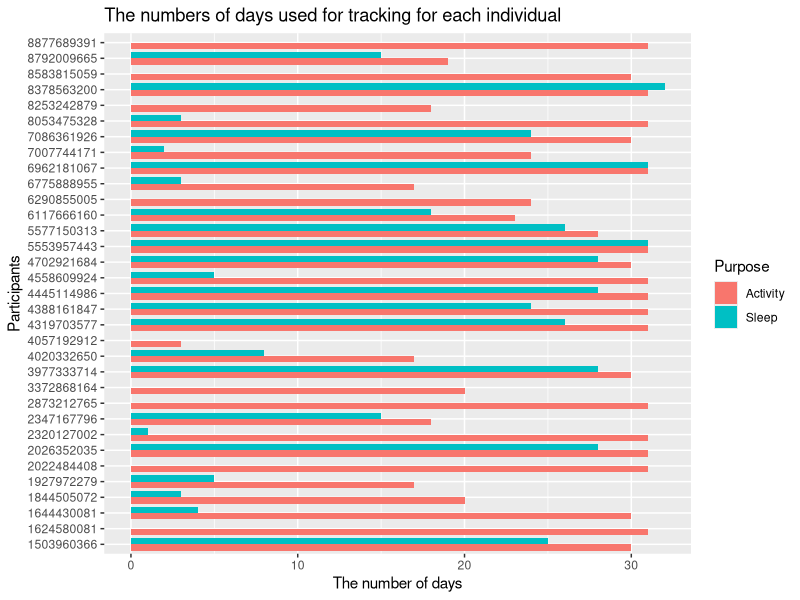
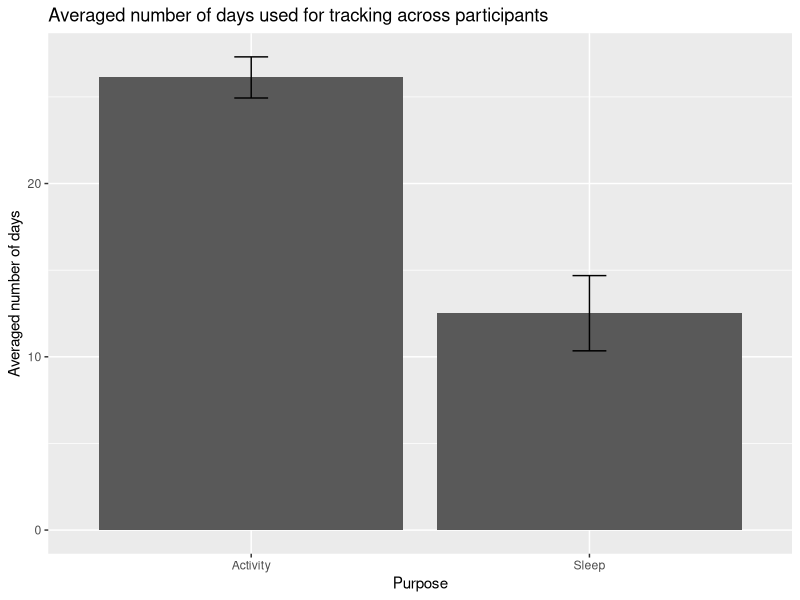
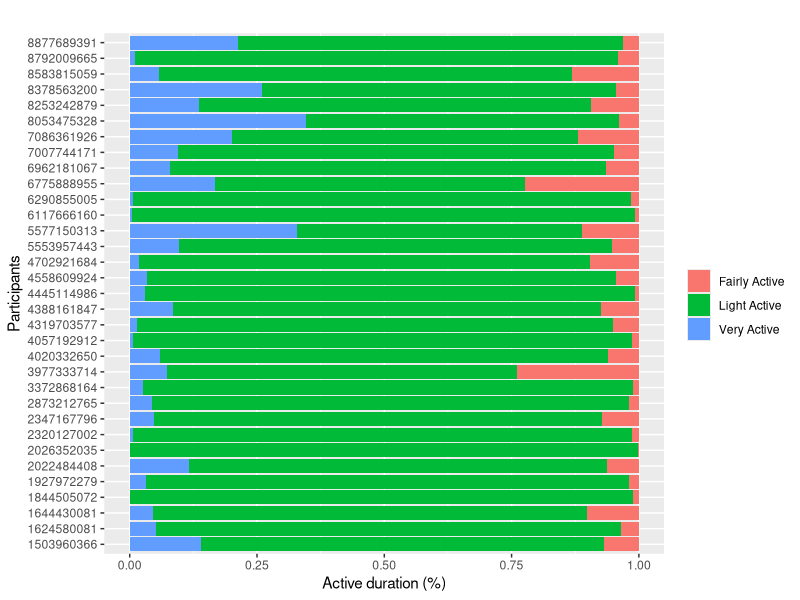
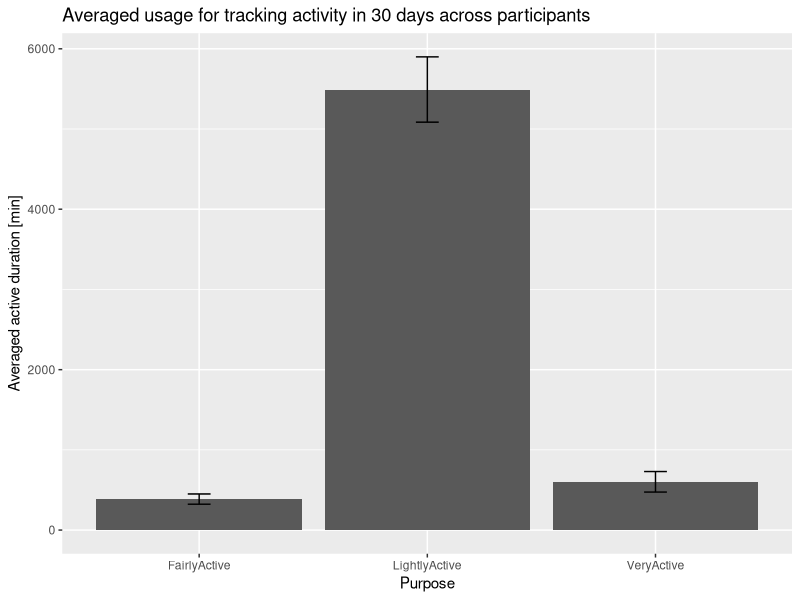

Write R code to recreate these figures, in order.

install.packages("tidyverse", repos="http://cran.us.r-project.org")
library(tidyverse)

activity_data = read_csv("Fitabase_Data_4_12_16-5_12_16/numOfDaysForActivityTrack.csv")
sleep_data = read_csv("Fitabase_Data_4_12_16-5_12_16/numOfDaysForSleepTrack.csv")
data_merged = merge(x = activity_data, y = sleep_data, by = "ID", all = TRUE)
data_merged = mutate(data_merged, char_ID = as.character(data_merged$ID))
data_merged[is.na(data_merged)] <- 0
head(data_merged)

long_data = data.frame(Participant =  c(data_merged$char_ID, data_merged$char_ID), Purpose = rep(c('Activity', 'Sleep'), each = length(data_merged$ID)), NumOfDays = c(data_merged$NumOfActiveDays, data_merged$NumOfSleepDays))
head(long_data)

sum_data = data.frame(Purpose = c("Activity","Sleep"), Average = c(mean(data_merged$NumOfActiveDays), mean(data_merged$NumOfSleepDays)), SE = c(sd(data_merged$NumOfActiveDays)/sqrt(length(data_merged$ID)), sd(data_merged$NumOfSleepDays)/sqrt(length(data_merged$ID))))
sum_data

ggplot(long_data, aes(y = Participant, x = NumOfDays, fill=Purpose)) + 
  geom_bar(position = 'dodge', stat = "identity", width = 0.8) +
  labs(title="The numbers of days used for tracking for each individual", y = "Participants", x = "The number of days") 

ggplot(sum_data, aes(x=Purpose, y=Average)) + 
  geom_bar(stat="identity", position=position_dodge()) + 
  geom_errorbar(aes(ymin=Average-SE, ymax=Average+SE), width=.1, position=position_dodge(.9)) +
  labs(title="Averaged number of days used for tracking across participants", x="Purpose", y="Averaged number of days")

t.test(data_merged$NumOfActiveDays, data_merged$NumOfSleepDays, paired=TRUE)

#r = cor(data_merged$NumOfActiveDays, data_merged$NumOfSleepDays)
#ggplot(data_merged, mapping=aes(x=NumOfActiveDays, y=NumOfSleepDays)) + geom_point() +
#  geom_smooth(method="lm") + 
#  labs(title="Association between the numbers of days used for tracking activity and sleep", x="The number of days #(Activity)", y = "The number of days (Sleep)") +
#  annotate(geom = "text", x = 4, y = 31, label=sprintf("R = %.2f", r))

activity_merged = read_csv("Fitabase_Data_4_12_16-5_12_16/activityLogPercentage.csv")
head(activity_merged)

activity_wide = summarize(activity_merged, ID, LightlyActivePerc, FairlyActivePerc, VeryActivePerc)
activity_long = gather(activity_wide, Activity, Percentage, -ID)
activity_long = mutate(activity_long, char_ID = as.character(activity_long$ID))
head(activity_long)

ggplot(activity_long, aes(y = char_ID, x = Percentage, fill=Activity)) + 
  geom_col(position="fill", stat="identity") +
  #theme(axis.text.x = element_text(angle=90)) + 
  labs(title = "", y = "Participants", x = "Active duration (%)") +
  scale_fill_discrete("", labels = c('Fairly Active', 'Light Active', 'Very Active'))
  #scale_fill_manual("", values = c('FairlyActivePerc'='blue', 'LightlyActivePerc'='red', 'VeryActivePerc'='green'), labels = c('Fairly Active', 'Light Active', 'Very Active'))

activity_sum = data.frame(Purpose = c("LightlyActive","FairlyActive", "VeryActive"), Average = c(mean(activity_merged$LightlyActiveMinutesTotal), mean(activity_merged$FairlyActiveMinutesTotal), mean(activity_merged$VeryActiveMinutesTotal)), SE = c(sd(activity_merged$LightlyActiveMinutesTotal)/sqrt(length(activity_merged$ID)), sd(activity_merged$FairlyActiveMinutesTotal)/sqrt(length(activity_merged$ID)), sd(activity_merged$VeryActiveMinutesTotal)/sqrt(length(activity_merged$ID))))
activity_sum

ggplot(activity_sum, aes(x=Purpose, y=Average)) + 
  geom_bar(stat="identity", position=position_dodge()) + 
  geom_errorbar(aes(ymin=Average-SE, ymax=Average+SE), width=.1, position=position_dodge(.9)) +
  labs(title="Averaged usage for tracking activity in 30 days across participants", x="Purpose", y="Averaged active duration [min]")

active_min_wide = summarize(activity_merged, ID, LightlyActiveMinutesTotal, FairlyActiveMinutesTotal, VeryActiveMinutesTotal)
active_min_long = gather(active_min_wide, Activity, Duration, -ID)
active_min_long = mutate(active_min_long, char_ID = as.character(active_min_long$ID))
head(active_min_long)

one.way <- aov(Duration ~ Activity, data = active_min_long)
summary(one.way)
